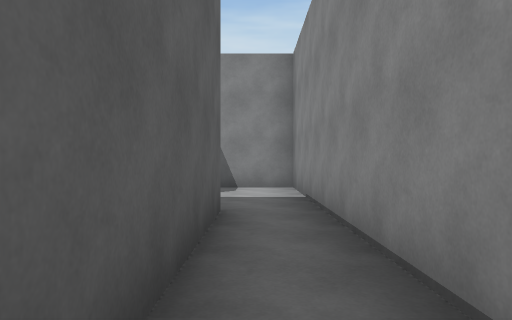
view 1 (above)

22 first-person views from a walk through a 3-D level made in the Unity game engine. The camera is 1.2 m above the floor, looks level and sees 70° across. The floor is counted in squares, 2 m on a side. Each view is taken from the middle of a square. On the plan, view 1 faces up. The plan holds only what a view shows up to about 10 squares ahead; the rest is blank. The place goes on beyond the plan. The player is left out.

view 2
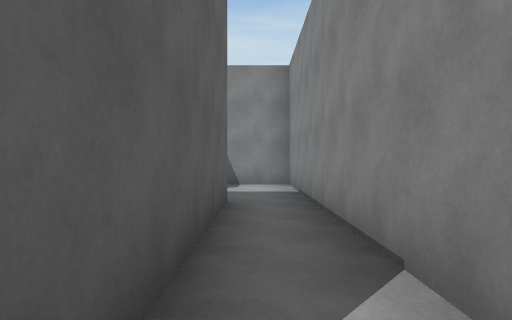

view 3
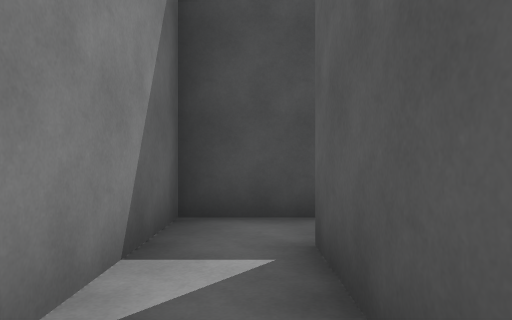

view 4
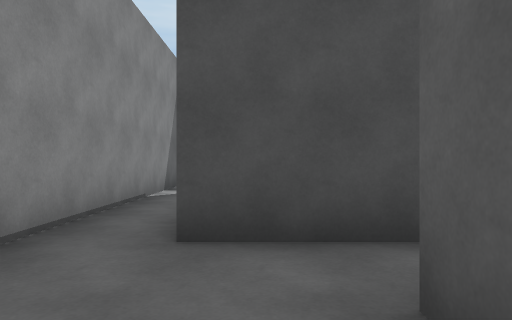

view 5
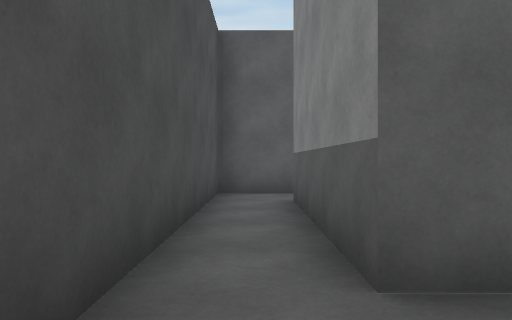

view 6
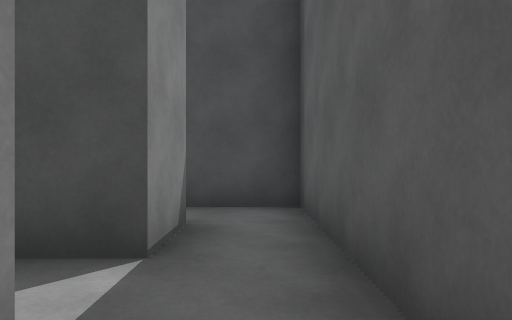

view 7
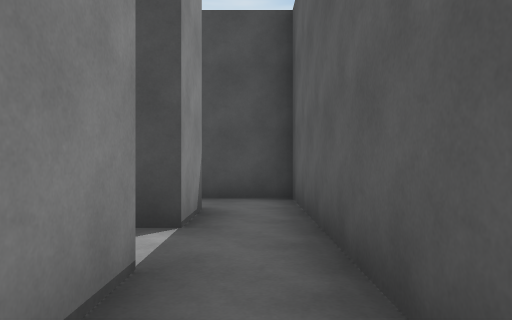

view 8
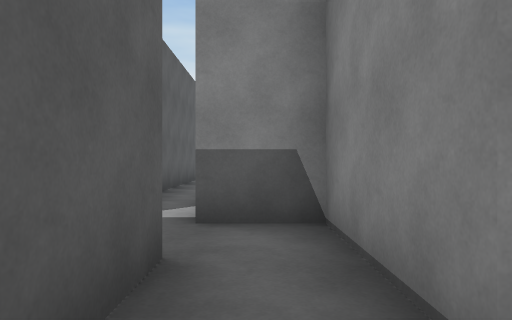

view 9
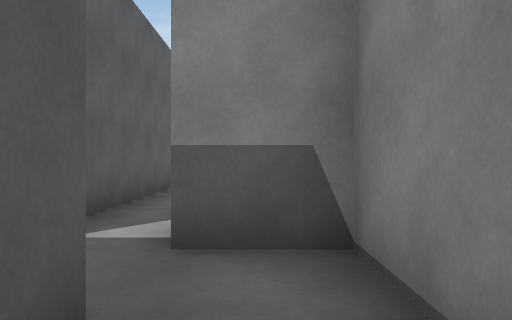

view 10
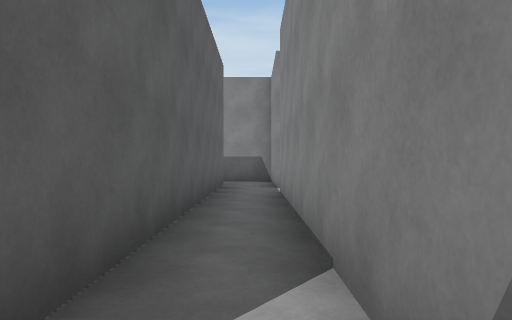

view 11
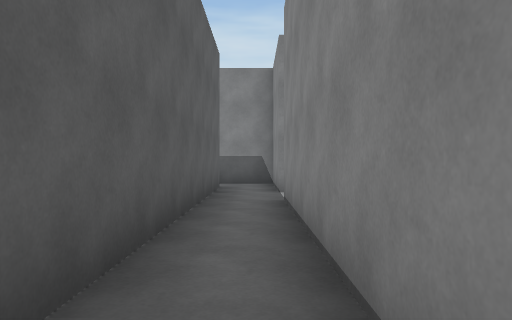

view 12
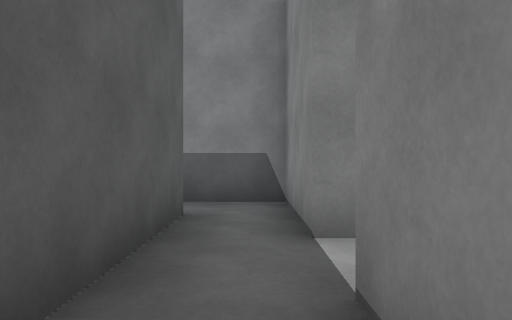

view 13
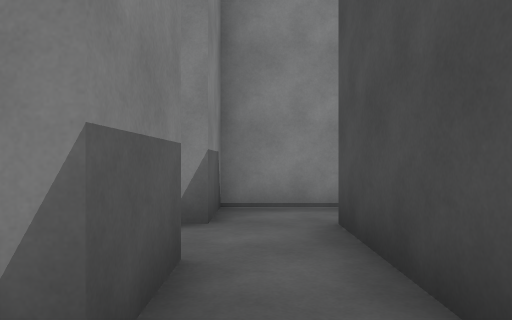

view 14
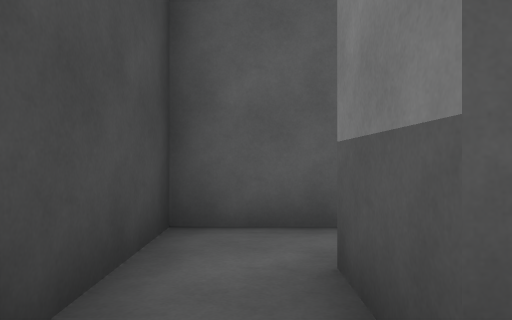

view 15
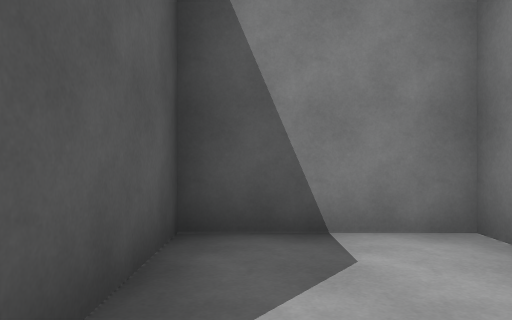

view 16
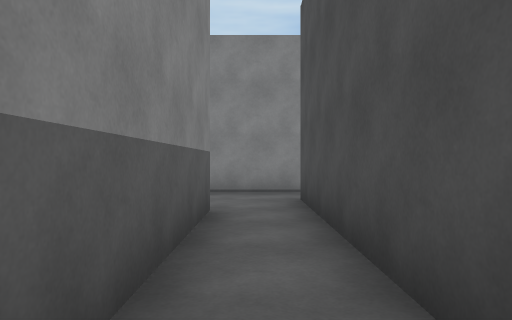

view 17
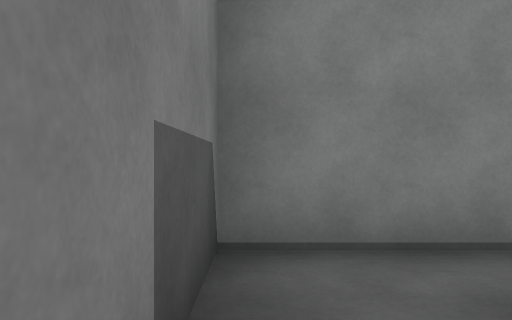

view 18
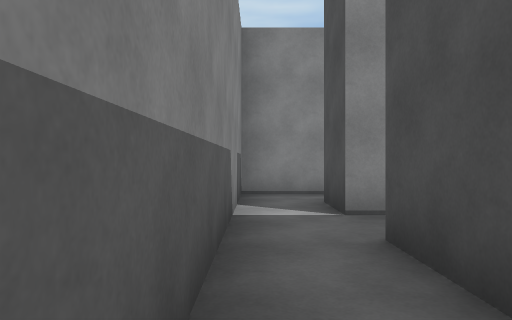

view 19
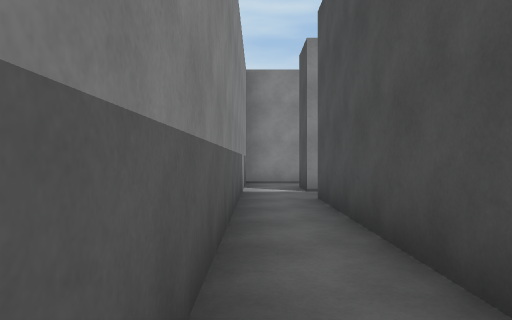

view 20
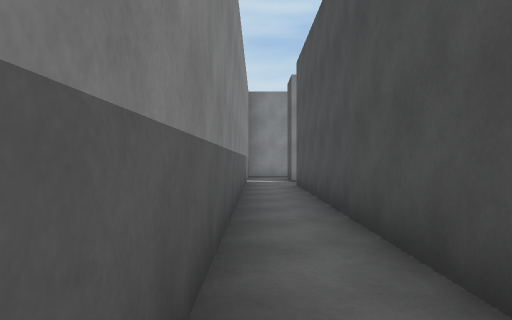

view 21
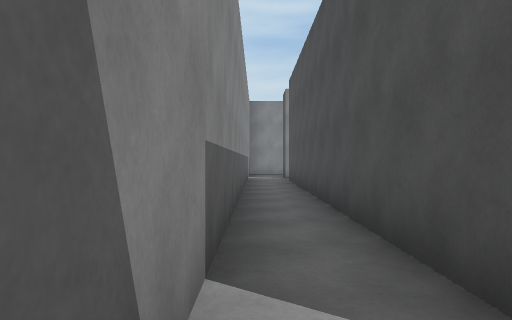

view 22
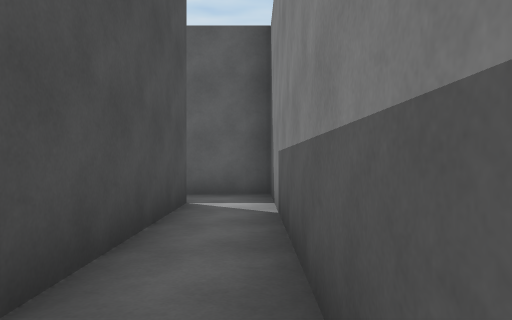

### Floor plan
Points are (right, up) in squares from view 1. A wall is a line through its corners. A room is listed if a view was taken in it or the views show most of it. See-through windows are left out.
Room 1 (views 1, 2, 3, 4, 5, 15, 16)
walls: (-6.6, 6.5) (-6.6, 4.3) (-0.4, 4.3) (-0.4, -0.6); (-0.6, -1.8) (0.8, -1.8) (0.8, 8) (-1.6, 8) (-1.6, 5.5) (-5.3, 5.5) (-5.3, 6.8)
ways out: opening at (-6, 6) to room 2; opening at (-1, -1)
Room 2 (views 6, 8, 9)
walls: (-5.3, 6.8) (-4.5, 6.8); (-5.3, 8) (-5.3, 9.5); (-6.6, 9.2) (-6.6, 6.5)
ways out: opening at (-6, 6) to room 1; opening at (-6, 8.5) to room 3
Room 3 (views 7, 10, 11, 12, 14)
walls: (-5.3, 9.5) (-5.3, 10.5) (-6.6, 10.5) (-6.6, 16.6); (-7.8, 17.5) (-7.8, 10.5) (-9.1, 10.5); (-10.3, 9.2) (-6.6, 9.2)
ways out: opening at (-6, 8.5) to room 2; opening at (-8.5, 10) to room 4; opening at (-7, 18.5) to room 5; opening at (-6, 17)
Room 4 (view 13)
walls: (-10.3, 10.8) (-10.3, 9.2)
ways out: opening at (-8.5, 10) to room 3
Room 5 (view 17)
walls: (-9, 19) (-7.8, 19) (-7.8, 17.5); (-6.6, 17.8) (-6.6, 20.3) (-9.6, 20.3)
ways out: opening at (-7, 18.5) to room 3; opening at (-8.5, 20) to room 6
Room 6 (views 18, 19, 20, 21, 22)
walls: (-20.1, 19) (-10.2, 19); (-9.6, 20.3) (-21.3, 20.3) (-21.3, 18.8); (-9, 18.5) (-9, 19)
ways out: opening at (-8.5, 20) to room 5; opening at (-21, 18.5)

Positions as (right, up) in squares from view 1, and headings:
1: (0, 0), facing up
2: (0, -1), facing up
3: (0, 2), facing down
4: (-1, 7), facing down
5: (0, 5), facing left
6: (-6, 9), facing down
7: (-6, 10), facing down
8: (-6, 7), facing up
9: (-6, 8), facing up
10: (-7, 10), facing up
11: (-7, 11), facing up
12: (-7, 15), facing up
13: (-10, 10), facing right
14: (-7, 10), facing left
15: (-1, 5), facing up
16: (-6, 5), facing right
17: (-9, 20), facing right
18: (-13, 20), facing right
19: (-16, 20), facing right
20: (-19, 20), facing right
21: (-21, 20), facing right
22: (-15, 20), facing left
